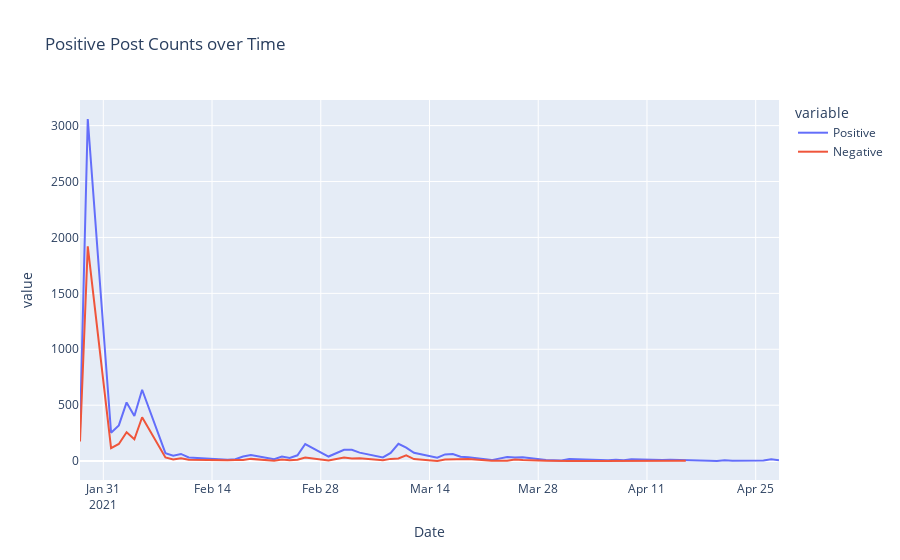

Notebook source saved alongside this figure:
### Code cell
# Plot GME Positive vs Negative Sentiment Counts over Time
base = dt.datetime.strptime(gme_sent_df.iloc[0].timestamp, '%m/%d/%Y %H:%M').date()
end = dt.datetime.strptime(gme_sent_df.iloc[gme_sent_df.shape[0] - 1].timestamp, '%m/%d/%Y %H:%M').date()
numdays = (end - base).days
dates_keys = [base + dt.timedelta(days=x) for x in range(numdays + 1)]
dates_vals = [0] * len(dates_keys)
dates_dict_pos = {k:v for k,v in zip(dates_keys, dates_vals)}
dates_dict_neg = {k:v for k,v in zip(dates_keys, dates_vals)}
for i in range(gme_sent_df.shape[0]):
    curr_date = dt.datetime.strptime(gme_sent_df.iloc[i].timestamp, '%m/%d/%Y %H:%M').date()
    if curr_date in dates_dict:
        if gme_sent_df.iloc[i].Positive >= gme_sent_df.iloc[i].Negative:
            dates_dict_pos[curr_date] += 1
        else:
            dates_dict_neg[curr_date] += 1
            
# Clean all unnecessary dates with no posts
for key, val in list(dates_dict_pos.items()):
    if val == 0:
        del dates_dict_pos[key]

for key, val in list(dates_dict_neg.items()):
    if val == 0:
        del dates_dict_neg[key]

df_counts = pd.DataFrame(list(dates_dict_pos.items()),columns = ['Date','Positive']) 
df_neg_counts = pd.DataFrame(list(dates_dict_neg.items()),columns = ['Date','Negative']) 
df_counts['Negative'] = df_neg_counts['Negative']

fig = px.line(df_counts, x='Date', y=['Positive', 'Negative'], title="Positive Post Counts over Time")
fig.show()

### Figure 1 — Plotly figure (JSON) as saved in the notebook; plotly's stock layout.template omitted (floating-point values rounded to 4 significant figures)
{"data": [{"hovertemplate": "variable=Positive<br>Date=%{x}<br>value=%{y}<extra></extra>", "legendgroup": "Positive", "line": {"color": "#636efa", "dash": "solid"}, "mode": "lines", "name": "Positive", "orientation": "v", "showlegend": true, "type": "scatter", "x": ["2021-01-28", "2021-01-29", "2021-02-01", "2021-02-02", "2021-02-03", "2021-02-04", "2021-02-05", "2021-02-08", "2021-02-09", "2021-02-10", "2021-02-11", "2021-02-12", "2021-02-16", "2021-02-17", "2021-02-18", "2021-02-19", "2021-02-22", "2021-02-23", "2021-02-24", "2021-02-25", "2021-02-26", "2021-03-01", "2021-03-02", "2021-03-03", "2021-03-04", "2021-03-05", "2021-03-08", "2021-03-09", "2021-03-10", "2021-03-11", "2021-03-12", "2021-03-15", "2021-03-16", "2021-03-17", "2021-03-18", "2021-03-19", "2021-03-22", "2021-03-23", "2021-03-24", "2021-03-25", "2021-03-26", "2021-03-29", "2021-03-30", "2021-03-31", "2021-04-01", "2021-04-05", "2021-04-06", "2021-04-07", "2021-04-08", "2021-04-09", "2021-04-12", "2021-04-13", "2021-04-14", "2021-04-15", "2021-04-16", "2021-04-19", "2021-04-20", "2021-04-21", "2021-04-22", "2021-04-23", "2021-04-26", "2021-04-27", "2021-04-28"], "xaxis": "x", "y": [281, 3059, 254, 319, 525, 404, 638, 71, 49, 64, 33, 29, 12, 17, 41, 54, 17, 41, 29, 52, 153, 41, 73, 101, 101, 76, 33, 73, 155, 121, 74, 30, 60, 63, 39, 35, 9, 20, 36, 33, 35, 11, 9, 6, 20, 8, 8, 13, 8, 17, 10, 10, 13, 10, 13, 4, 2, 7, 3, 4, 6, 17, 8], "yaxis": "y"}, {"hovertemplate": "variable=Negative<br>Date=%{x}<br>value=%{y}<extra></extra>", "legendgroup": "Negative", "line": {"color": "#EF553B", "dash": "solid"}, "mode": "lines", "name": "Negative", "orientation": "v", "showlegend": true, "type": "scatter", "x": ["2021-01-28", "2021-01-29", "2021-02-01", "2021-02-02", "2021-02-03", "2021-02-04", "2021-02-05", "2021-02-08", "2021-02-09", "2021-02-10", "2021-02-11", "2021-02-12", "2021-02-16", "2021-02-17", "2021-02-18", "2021-02-19", "2021-02-22", "2021-02-23", "2021-02-24", "2021-02-25", "2021-02-26", "2021-03-01", "2021-03-02", "2021-03-03", "2021-03-04", "2021-03-05", "2021-03-08", "2021-03-09", "2021-03-10", "2021-03-11", "2021-03-12", "2021-03-15", "2021-03-16", "2021-03-17", "2021-03-18", "2021-03-19", "2021-03-22", "2021-03-23", "2021-03-24", "2021-03-25", "2021-03-26", "2021-03-29", "2021-03-30", "2021-03-31", "2021-04-01", "2021-04-05", "2021-04-06", "2021-04-07", "2021-04-08", "2021-04-09", "2021-04-12", "2021-04-13", "2021-04-14", "2021-04-15", "2021-04-16", "2021-04-19", "2021-04-20", "2021-04-21", "2021-04-22", "2021-04-23", "2021-04-26", "2021-04-27", "2021-04-28"], "xaxis": "x", "y": [176, 1921, 116, 153, 258, 195, 392, 33, 14, 26, 12, 10, 8, 9, 11, 20, 3, 14, 8, 13, 32, 5, 16, 32, 24, 25, 7, 20, 23, 51, 18, 1, 14, 15, 11, 18, 4, 3, 3, 15, 9, 4, 2, 1, 1, 1, 1, 4, 1, 6, 5, 1, 4, 1, 3, null, null, null, null, null, null, null, null], "yaxis": "y"}], "layout": {"legend": {"title": {"text": "variable"}, "tracegroupgap": 0}, "title": {"text": "Positive Post Counts over Time"}, "xaxis": {"anchor": "y", "domain": [0, 1], "title": {"text": "Date"}}, "yaxis": {"anchor": "x", "domain": [0, 1], "title": {"text": "value"}}}}
